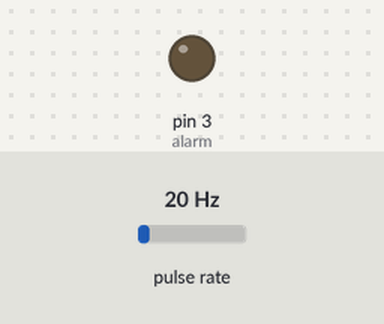
This sketch was run on a simulated Arduino Uno, built with avr-gcc and run on an emulated ATmega328P. On the bench: output pins drawn as LEDs (lit = HIGH). Wiring (inferred from the names in the program): pulse sensor: data pin 2. Dashed ring = blinking. The test bench sets the inputs (shaded band); at power-on: pulse rate 20 Hz.

Above: at 1.2 s.
1.3 s: pulse rate (sensor on pin 2) set to 14 Hz
4.2 s: pulse rate (sensor on pin 2) set to 11 Hz
At 5.1 s:
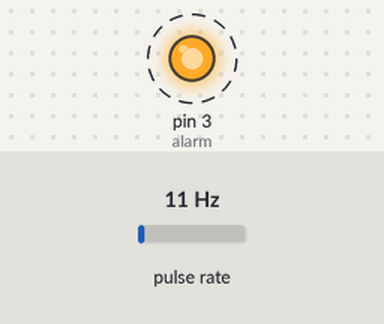
7.2 s: pulse rate (sensor on pin 2) set to 14 Hz
10.2 s: pulse rate (sensor on pin 2) set to 18 Hz
At 11.5 s:
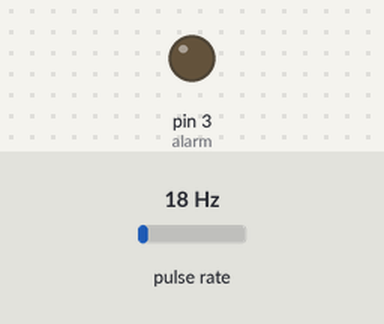
Timing chart, 0 to 12.7 s (numbered marks = the images above; inputs shaded):
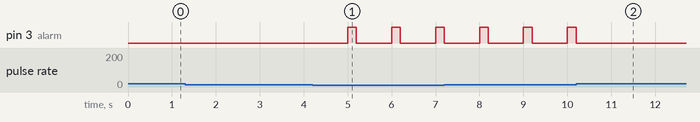

The sketch:

FlowRatev2.ino
```cpp
/*
  YF‐ S201 Water Flow Sensor
  Water Flow Sensor output processed to read in litres/hour
  Adaptation Courtesy: www.hobbytronics.co.uk
*/

volatile int flow_frequency; // Measures flow sensor pulsesunsigned

int l_hour; // Calculated litres/hour
unsigned char flowsensor = 2; // Sensor Input
unsigned long currentTime;
unsigned long cloopTime;
const int alarm = 3;

void flow () {// Interrupt function
  flow_frequency++;
}

void setup()
{
  pinMode(alarm, OUTPUT);
  pinMode(flowsensor, INPUT_PULLUP);
  //digitalWrite(flowsensor, HIGH); // Optional Internal Pull-Up
  //Serial.begin(9600);
  attachInterrupt(0, flow, RISING); // Setup Interrupt
  sei(); // Enable interrupts
  currentTime = millis();
  cloopTime = currentTime;
}

void loop ()
{
  currentTime = millis();
  // Every second, calculate and print litres/hour
  if (currentTime >= (cloopTime + 1000))
  {
    cloopTime = currentTime; // Updates cloopTime
    // Pulse frequency (Hz) = 7.5Q, Q is flow rate in L/min.
    l_hour = (flow_frequency * 60 / 7.5); // (Pulse frequency x 60 min) / 7.5Q = flowrate in L/hour
    if (l_hour <= 100) {
      digitalWrite(alarm, HIGH);
      delay(200);
      digitalWrite(alarm, LOW);
    } else {
      digitalWrite(alarm, LOW);
    }

    //Serial.print(flow_frequency);
    //Serial.println("\t");
    flow_frequency = 0; // Reset Counter
    //Serial.print(l_hour, DEC); // Print litres/hour
    //Serial.println(" L/hour");
  }
}
```

Measured:
- the behaviour switches between 13 and 12 Hz on pulse rate (sensor on pin 2) (found by bisection; images 0 and 1)
- the behaviour switches between 15 and 16 Hz on pulse rate (sensor on pin 2) (found by bisection; images 1 and 2)
- after the input at 1.3 s, every drawn part: stays the same
- after the input at 4.2 s, pin 3 (alarm): alternates HIGH for 0.20 s and LOW for 0.80 s, starting after 0.80 s
- after the input at 10.2 s, pin 3 (alarm): goes on until 10.2 s, then stays LOW
